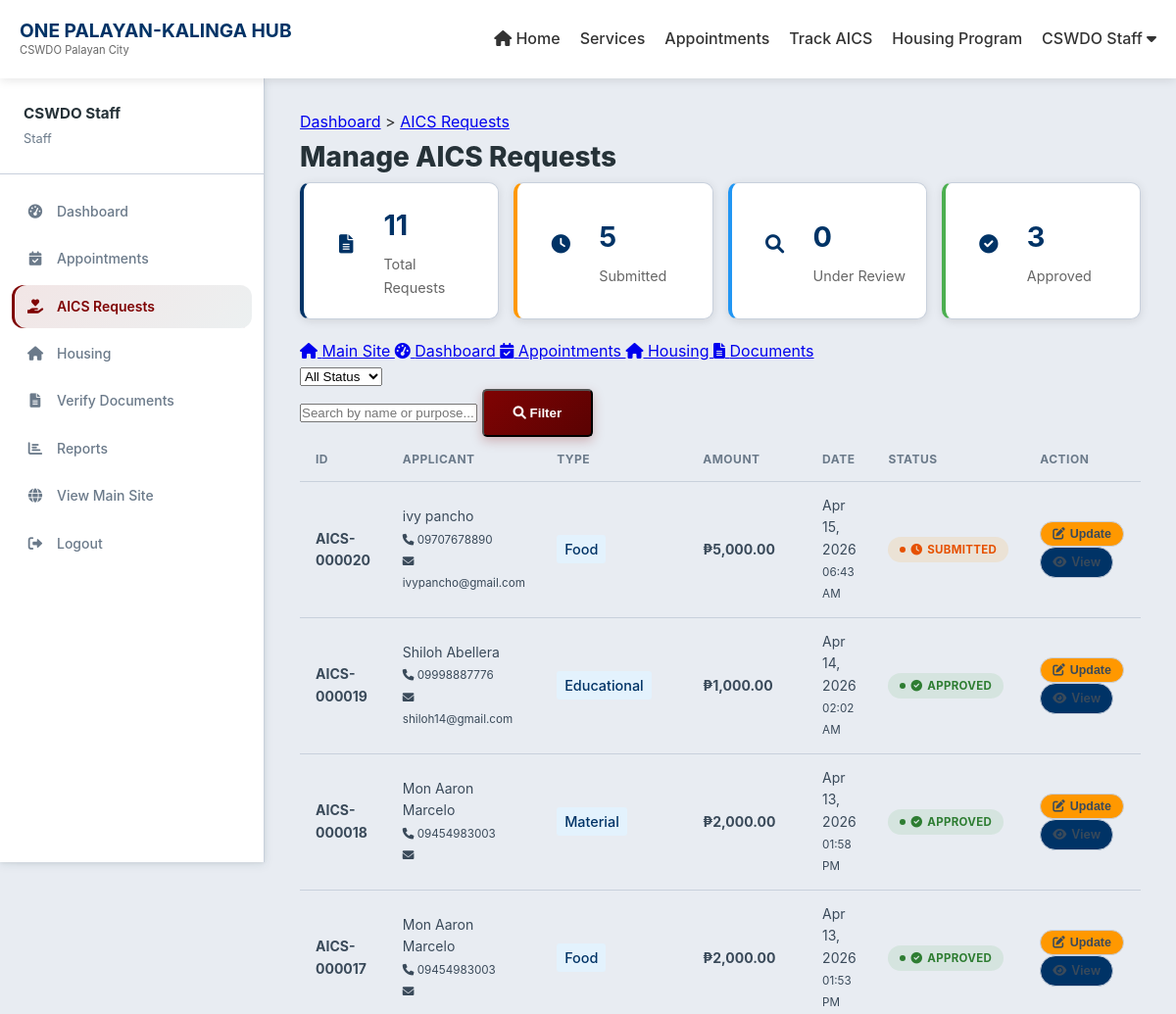
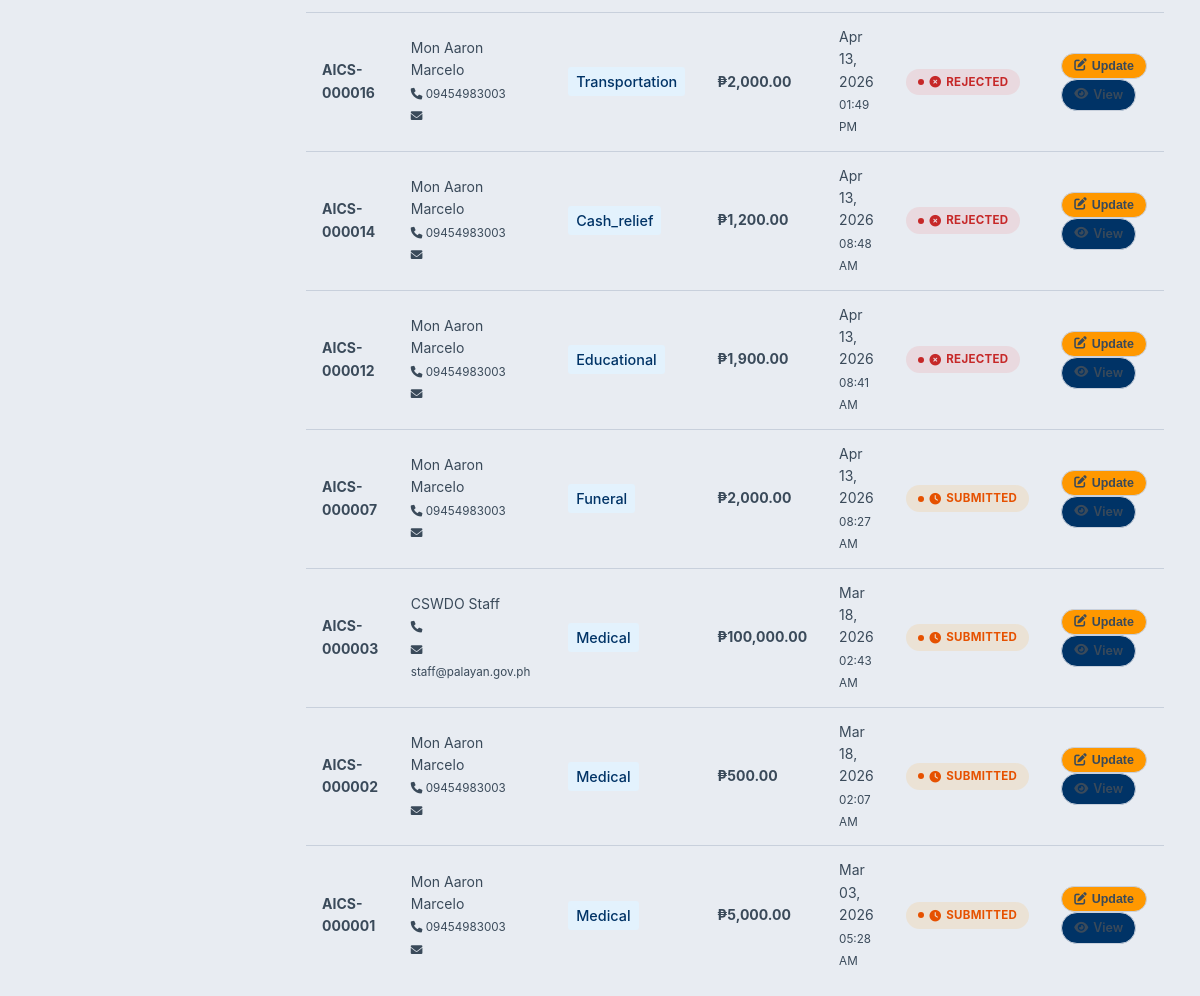
The page /manage-aics.php (signed in) on the database as committed earlier (2 pictures, top to bottom).
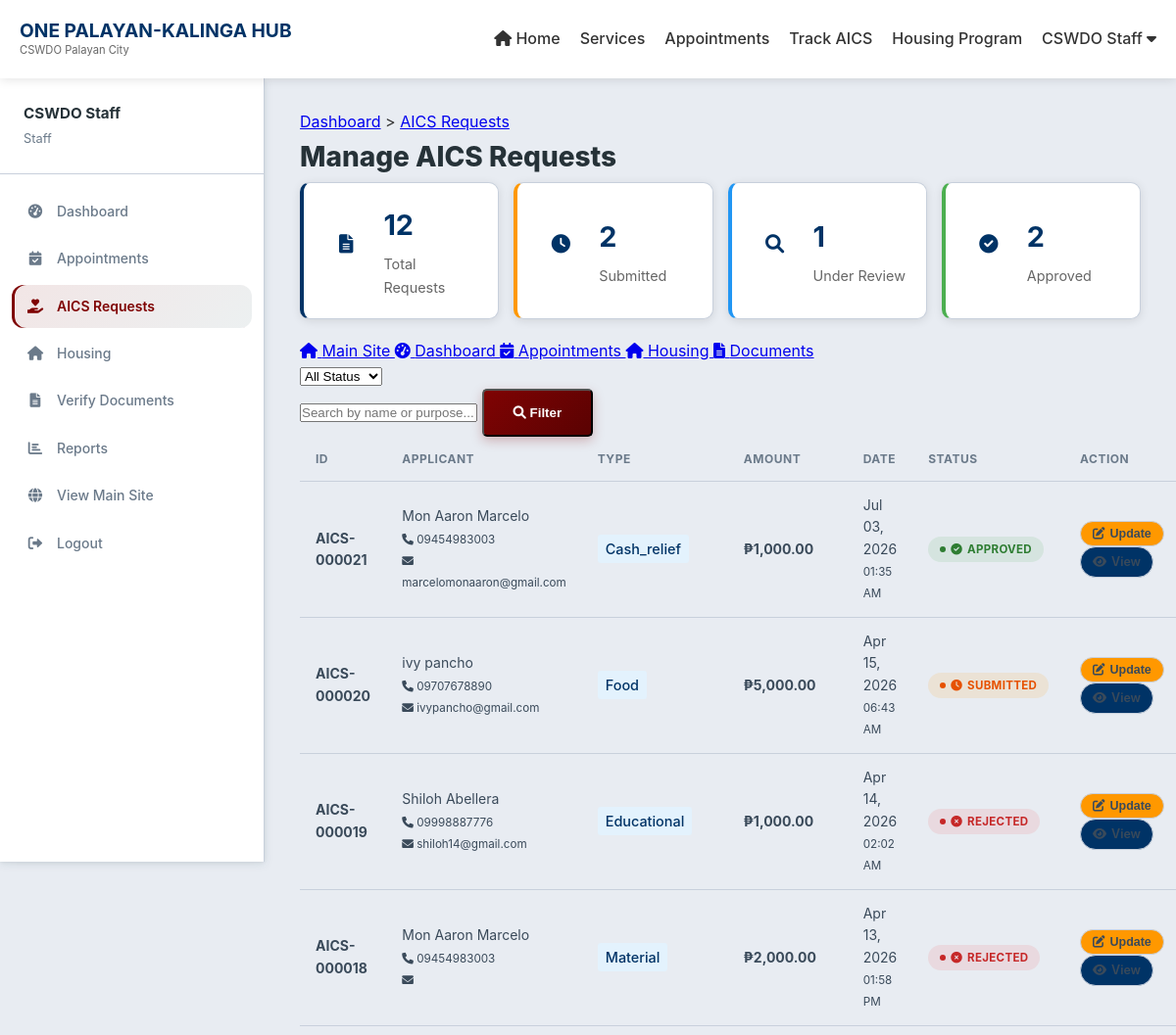
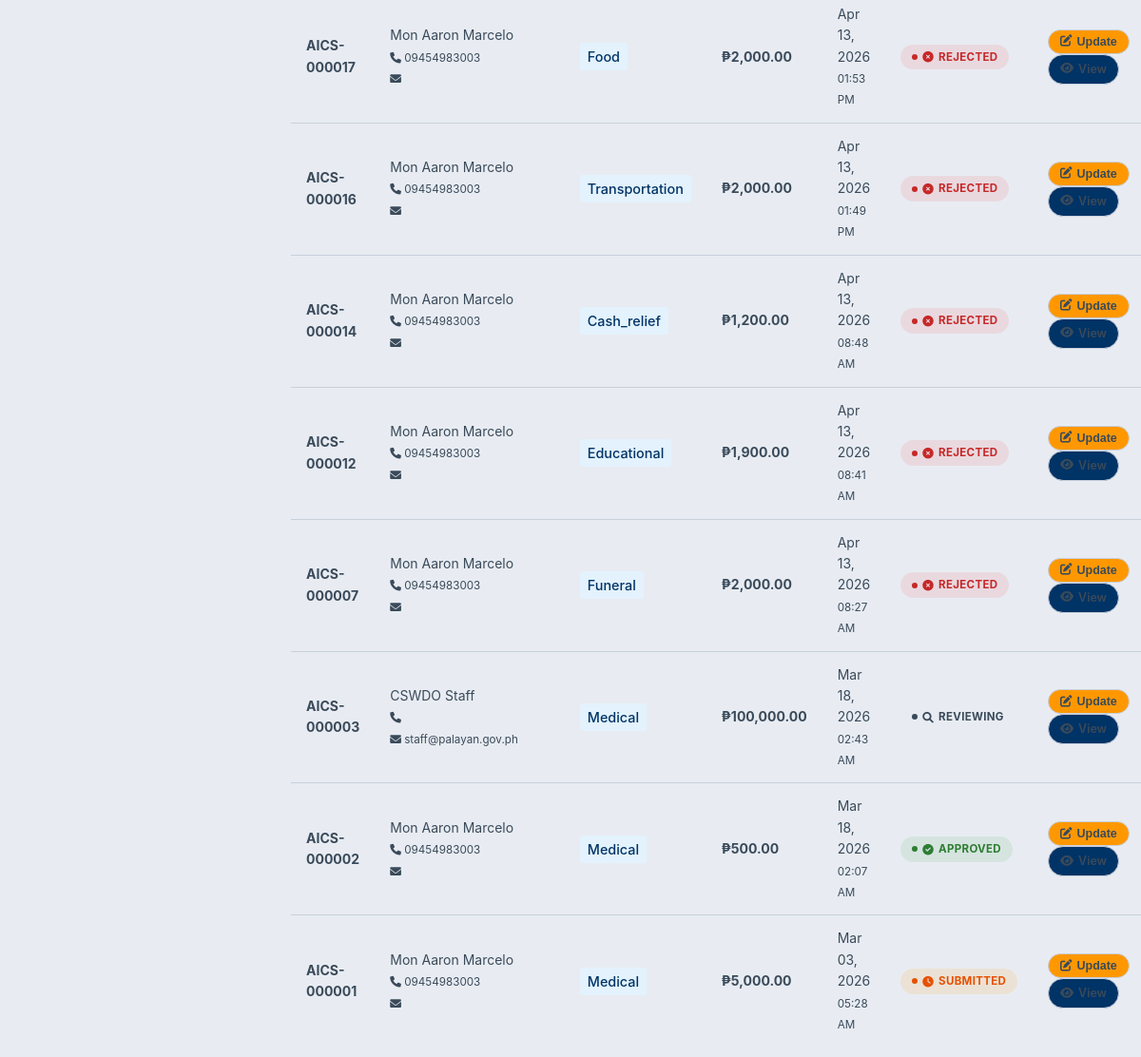
The same page on the database as committed later (2 pictures, top to bottom).
### tables this page shows
CREATE TABLE `aics_requests` (
  `aics_id` int(11) NOT NULL,
  `user_id` int(11) NOT NULL,
  `request_type` enum('medical','funeral','educational','transportation','food','cash_relief','material') NOT NULL,
  `amount_requested` decimal(10,2) DEFAULT NULL,
  `amount_approved` decimal(10,2) DEFAULT NULL,
  `purpose` text DEFAULT NULL,
  `status` enum('submitted','reviewing','approved','rejected','released') DEFAULT 'submitted',
  `submission_date` timestamp NOT NULL DEFAULT current_timestamp(),
  `reviewed_by` int(11) DEFAULT NULL,
  `review_date` datetime DEFAULT NULL,
  `approved_by` int(11) DEFAULT NULL,
  `approval_date` datetime DEFAULT NULL,
  `release_date` datetime DEFAULT NULL,
  `rejection_reason` text DEFAULT NULL
);

CREATE TABLE `users` (
  `user_id` int(11) NOT NULL,
  `username` varchar(50) NOT NULL,
  `password` varchar(255) NOT NULL,
  `email` varchar(100) NOT NULL,
  `first_name` varchar(50) NOT NULL,
  `last_name` varchar(50) NOT NULL,
  `contact_number` varchar(20) DEFAULT NULL,
  `address` text DEFAULT NULL,
  `role` enum('resident','staff','admin') DEFAULT 'resident',
  `status` enum('active','inactive') DEFAULT 'active',
  `created_at` timestamp NOT NULL DEFAULT current_timestamp(),
  `updated_at` timestamp NOT NULL DEFAULT current_timestamp() ON UPDATE current_timestamp(),
  `last_login` datetime DEFAULT NULL,
  `is_active` tinyint(1) NOT NULL DEFAULT 1,
  `profile_picture` varchar(255) DEFAULT NULL,
  `verification_status` enum('pending','verified','rejected') DEFAULT 'pending',
  `verification_date` timestamp NULL DEFAULT NULL,
  `verified_by` int(11) DEFAULT NULL
);

### manage-aics.php (the view, shortened to what the changed rows need)
<?php
$database = new Database();
$db = $database->getConnection();
$query = "SELECT a.*, u.first_name, u.last_name, u.contact_number, u.email
          FROM aics_requests a
          JOIN users u ON a.user_id = u.user_id";
$query .= " ORDER BY a.submission_date DESC";
$stmt = $db->prepare($query);
$stmt->execute();
$stats_query = "SELECT
    COUNT(*) as total,
    SUM(CASE WHEN status = 'submitted' THEN 1 ELSE 0 END) as submitted,
    SUM(CASE WHEN status = 'reviewing' THEN 1 ELSE 0 END) as reviewing,
    SUM(CASE WHEN status = 'approved' THEN 1 ELSE 0 END) as approved,
    SUM(CASE WHEN status = 'rejected' THEN 1 ELSE 0 END) as rejected,
    SUM(CASE WHEN status = 'released' THEN 1 ELSE 0 END) as released
    FROM aics_requests";
$stats = $db->query($stats_query)->fetch(PDO::FETCH_ASSOC);
?>
<!DOCTYPE html>
<html lang="en">
<head>
    <link rel="stylesheet" href="../css/style.css">
    <link rel="stylesheet" href="../css/dashboard.css">
    <link rel="stylesheet" href="https://cdnjs.cloudflare.com/ajax/libs/font-awesome/6.0.0/css/all.min.css">
</head>
<body>
    <nav class="navbar">
        <div class="container">
            <div class="nav-brand">
                <a href="../index.php" style="text-decoration: none; color: inherit;">
                    <h1>ONE PALAYAN-KALINGA HUB</h1>
                </a>
            </div>
        </div>
    </nav>
    <div class="dashboard-container">
        <div class="main-content">
            <h1>Manage AICS Requests</h1>
            <div class="stats-grid">
                <div class="stat-card" onclick="filterByStatus('all')">
                    <div class="stat-details">
                        <h3><?php echo $stats['total']; ?></h3>
                        <p>Total Requests</p>
                    </div>
                </div>
                <div class="stat-card submitted" onclick="filterByStatus('submitted')">
                    <div class="stat-details">
                        <h3><?php echo $stats['submitted']; ?></h3>
                        <p>Submitted</p>
                    </div>
                </div>
                <div class="stat-card reviewing" onclick="filterByStatus('reviewing')">
                    <div class="stat-details">
                        <h3><?php echo $stats['reviewing']; ?></h3>
                        <p>Under Review</p>
                    </div>
                </div>
                <div class="stat-card approved" onclick="filterByStatus('approved')">
                    <div class="stat-details">
                        <h3><?php echo $stats['approved']; ?></h3>
                        <p>Approved</p>
                    </div>
                </div>
            </div>
            <div class="table-container">
                <table class="data-table">
                    <thead>
                        <tr>
                            <th>ID</th>
                            <th>Applicant</th>
                            <th>Type</th>
                            <th>Amount</th>
                            <th>Date</th>
                            <th>Status</th>
                            <th>Action</th>
                        </tr>
                    </thead>
                    <tbody>
                        <?php if($stmt->rowCount() > 0): ?>
                            <?php while($row = $stmt->fetch(PDO::FETCH_ASSOC)): ?>
                            <tr>
                                <td><strong>AICS-<?php echo str_pad($row['aics_id'], 6, '0', STR_PAD_LEFT); ?></strong></td>
                                <td>
                                    <?php echo htmlspecialchars($row['first_name'] . ' ' . $row['last_name']); ?><br>
                                    <small><i class="fas fa-phone"></i> <?php echo htmlspecialchars($row['contact_number']); ?></small><br>
                                    <small><i class="fas fa-envelope"></i> <?php echo htmlspecialchars($row['email']); ?></small>
                                </td>
                                <td>
                                    <span class="request-type"><?php echo ucfirst($row['request_type']); ?></span>
                                </td>
                                <td><strong>₱<?php echo number_format($row['amount_requested'], 2); ?></strong></td>
                                <td>
                                    <?php echo date('M d, Y', strtotime($row['submission_date'])); ?><br>
                                    <small><?php echo date('h:i A', strtotime($row['submission_date'])); ?></small>
                                </td>
                                <td>
                                    <span class="status-badge status-<?php echo $row['status']; ?>">
                                        <i class="fas fa-<?php
                                            echo $row['status'] == 'submitted' ? 'clock' :
                                                ($row['status'] == 'reviewing' ? 'search' :
                                                ($row['status'] == 'approved' ? 'check-circle' :
                                                ($row['status'] == 'released' ? 'gift' : 'times-circle')));
                                        ?>"></i>
                                        <?php echo ucfirst($row['status']); ?>
                                    </span>
                                </td>
                                <td>
                                    <button onclick="showUpdateModal(<?php echo htmlspecialchars(json_encode($row)); ?>)"
                                            class="btn-small btn-update">
                                        <i class="fas fa-edit"></i> Update
                                    </button>
                                    <a href="view-aics.php?id=<?php echo $row['aics_id']; ?>" class="btn-small btn-view">
                                        <i class="fas fa-eye"></i> View
                                    </a>
                                </td>
                            </tr>
                            <?php endwhile; ?>
                        <?php endif; ?>
                    </tbody>
                </table>
            </div>
        </div>
    </div>
</body>
</html>

Rows that differ between the two databases and show on the page:
added aics_requests: aics_id "000021", user.last_name "Mon Aaron Marcelo", user.contact_number "09454983003", user.email "marcelomonaaron@gmail.com", request_type "Cash_relief", amount_requested "1,000.00", submission_date "Jul 03, 2026", submission_date "01:35 AM", status "APPROVED"
changed aics_requests "Apr 14, 2026": status "APPROVED" → "REJECTED"
changed aics_requests "Material": status "APPROVED" → "REJECTED"
changed aics_requests "01:53 PM": status "APPROVED" → "REJECTED"
changed aics_requests "Funeral": status "SUBMITTED" → "REJECTED"
changed aics_requests "02:43 AM": status "SUBMITTED" → "REVIEWING"
changed aics_requests "02:07 AM": status "SUBMITTED" → "APPROVED"
Other text that changed with them:
$stats['total']: "11" → "12"
$stats['submitted']: "5" → "2"
$stats['reviewing']: "0" → "1"
$stats['approved']: "3" → "2"
